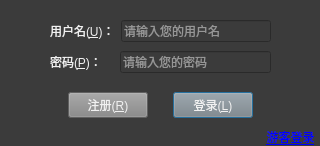
<?xml version="1.0" encoding="UTF-8"?>
<ui version="4.0">
 <class>mainInterface</class>
 <widget class="QDialog" name="mainInterface">
  <property name="geometry">
   <rect>
    <x>0</x>
    <y>0</y>
    <width>320</width>
    <height>146</height>
   </rect>
  </property>
  <property name="windowTitle">
   <string>mainInterface</string>
  </property>
  <property name="styleSheet">
   <string notr="true">QWidget {
	color: rgb(241, 241, 241);
	background-color: rgb(59, 59, 59)
}
QMenuBar{
	background-color: rgb(143, 143, 143);
}
QPushButton {
	background-color: rgb(134, 134, 134);
}

QTextEdit {
	background-color: rgb(134, 134, 134);
}</string>
  </property>
  <widget class="QWidget" name="verticalLayoutWidget">
   <property name="geometry">
    <rect>
     <x>50</x>
     <y>17</y>
     <width>221</width>
     <height>104</height>
    </rect>
   </property>
   <layout class="QVBoxLayout" name="verticalLayout_2">
    <item>
     <layout class="QHBoxLayout" name="horizontalLayout">
      <item>
       <widget class="QLabel" name="label_2">
        <property name="styleSheet">
         <string notr="true"/>
        </property>
        <property name="text">
         <string>用户名(&amp;U)：</string>
        </property>
        <property name="textFormat">
         <enum>Qt::AutoText</enum>
        </property>
        <property name="scaledContents">
         <bool>false</bool>
        </property>
        <property name="openExternalLinks">
         <bool>false</bool>
        </property>
        <property name="buddy">
         <cstring>lineEdit</cstring>
        </property>
       </widget>
      </item>
      <item>
       <widget class="QLineEdit" name="lineEdit">
        <property name="statusTip">
         <string/>
        </property>
        <property name="inputMask">
         <string/>
        </property>
        <property name="text">
         <string extracomment="请输入您的用户名："/>
        </property>
        <property name="readOnly">
         <bool>false</bool>
        </property>
        <property name="placeholderText">
         <string>请输入您的用户名</string>
        </property>
       </widget>
      </item>
     </layout>
    </item>
    <item>
     <layout class="QHBoxLayout" name="horizontalLayout_2">
      <item>
       <widget class="QLabel" name="label_3">
        <property name="text">
         <string>密码(&amp;P)：　</string>
        </property>
        <property name="buddy">
         <cstring>lineEdit_2</cstring>
        </property>
       </widget>
      </item>
      <item>
       <widget class="QLineEdit" name="lineEdit_2">
        <property name="echoMode">
         <enum>QLineEdit::Password</enum>
        </property>
        <property name="placeholderText">
         <string>请输入您的密码</string>
        </property>
       </widget>
      </item>
     </layout>
    </item>
    <item>
     <layout class="QHBoxLayout" name="horizontalLayout_3">
      <property name="topMargin">
       <number>10</number>
      </property>
      <item>
       <spacer name="horizontalSpacer">
        <property name="orientation">
         <enum>Qt::Horizontal</enum>
        </property>
        <property name="sizeHint" stdset="0">
         <size>
          <width>40</width>
          <height>20</height>
         </size>
        </property>
       </spacer>
      </item>
      <item>
       <widget class="QPushButton" name="pushButton">
        <property name="text">
         <string>注册(&amp;R)</string>
        </property>
       </widget>
      </item>
      <item>
       <spacer name="horizontalSpacer_2">
        <property name="orientation">
         <enum>Qt::Horizontal</enum>
        </property>
        <property name="sizeHint" stdset="0">
         <size>
          <width>40</width>
          <height>20</height>
         </size>
        </property>
       </spacer>
      </item>
      <item>
       <widget class="QPushButton" name="pushButton_2">
        <property name="text">
         <string>登录(&amp;L)</string>
        </property>
        <property name="default">
         <bool>true</bool>
        </property>
       </widget>
      </item>
      <item>
       <spacer name="horizontalSpacer_3">
        <property name="orientation">
         <enum>Qt::Horizontal</enum>
        </property>
        <property name="sizeHint" stdset="0">
         <size>
          <width>40</width>
          <height>20</height>
         </size>
        </property>
       </spacer>
      </item>
     </layout>
    </item>
   </layout>
  </widget>
  <widget class="QLabel" name="label">
   <property name="geometry">
    <rect>
     <x>260</x>
     <y>128</y>
     <width>61</width>
     <height>17</height>
    </rect>
   </property>
   <property name="styleSheet">
    <string notr="true">font: 9pt &quot;Sans Serif&quot;;
color: rgb(0, 0, 255);
text-decoration: underline;</string>
   </property>
   <property name="text">
    <string>游客登录</string>
   </property>
   <property name="alignment">
    <set>Qt::AlignCenter</set>
   </property>
   <property name="textInteractionFlags">
    <set>Qt::LinksAccessibleByKeyboard|Qt::LinksAccessibleByMouse</set>
   </property>
  </widget>
 </widget>
 <resources/>
 <connections/>
</ui>
